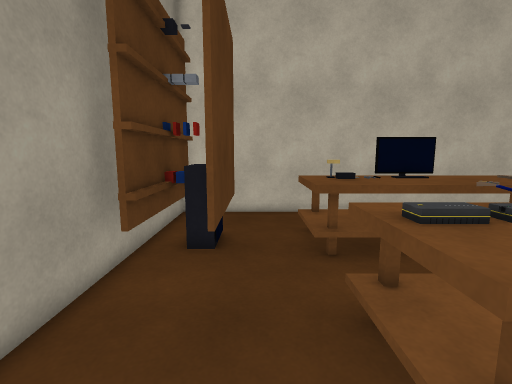
view 1 (above)

16 first-person views from a walk through a scene from a Unity 3-D project. The camera is 1.5 m above the floor, tilts 8° down and sees 85° across. The floor is counted in squares, 0.5 m on a side. Each view is taken from the middle of a square. On the plan, view 1 faces up. The plan holds only what a view shows up to about 20 squares ahead; the rest is blank. The place goes on beyond the plan. The player character is not drawn.

view 2
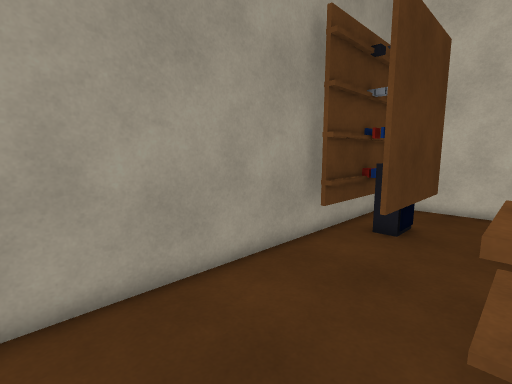

view 3
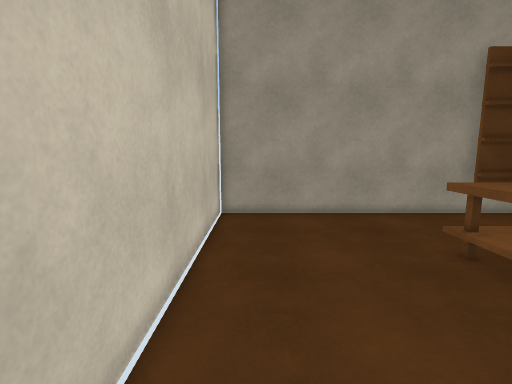

view 4
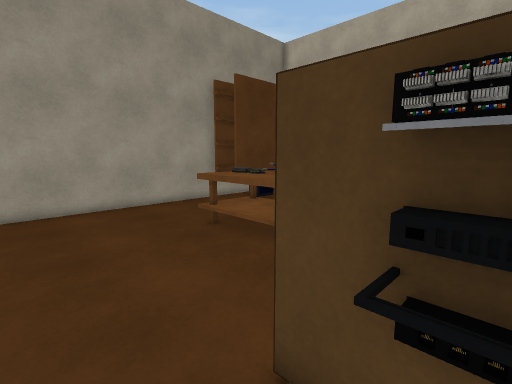

view 5
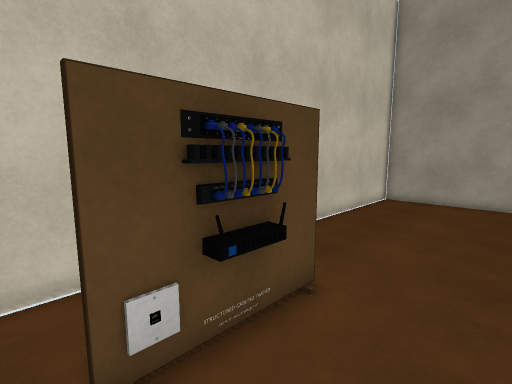

view 6
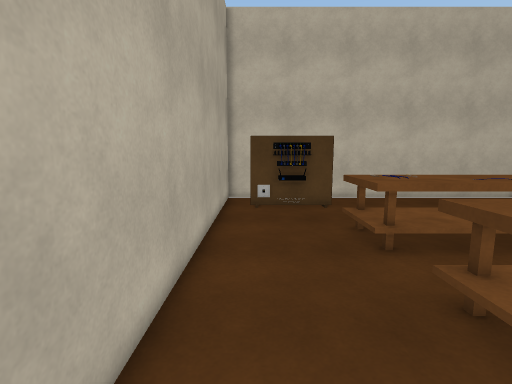

view 7
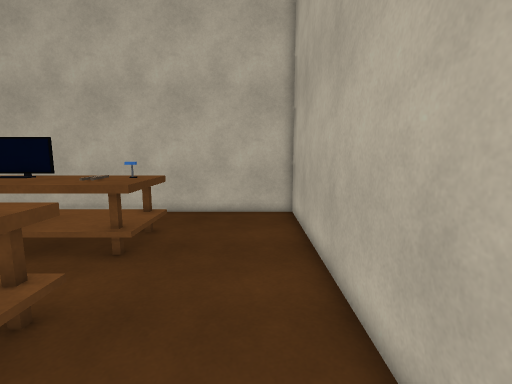

view 8
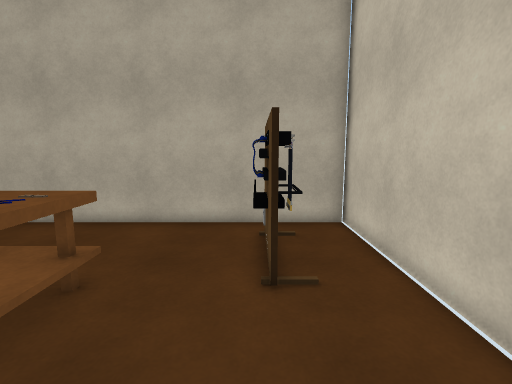

view 9
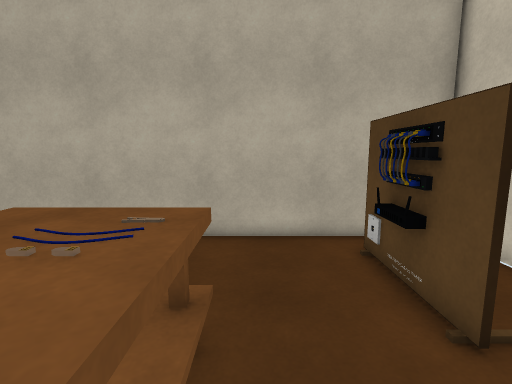

view 10
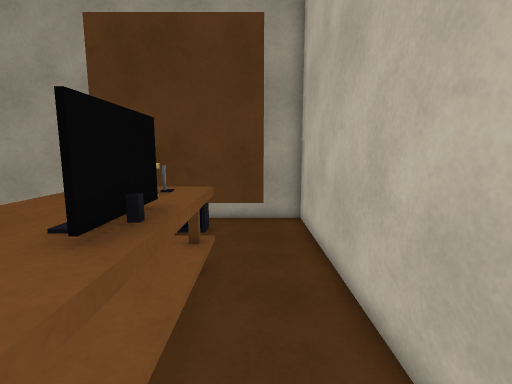

view 11
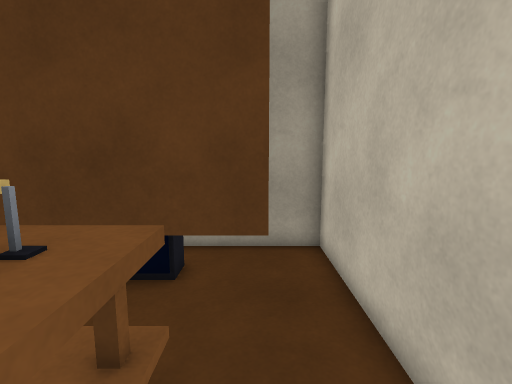

view 12
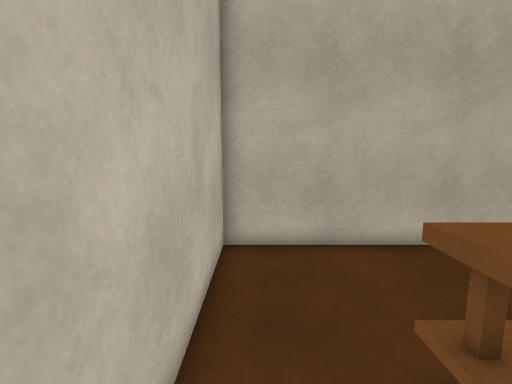

view 13
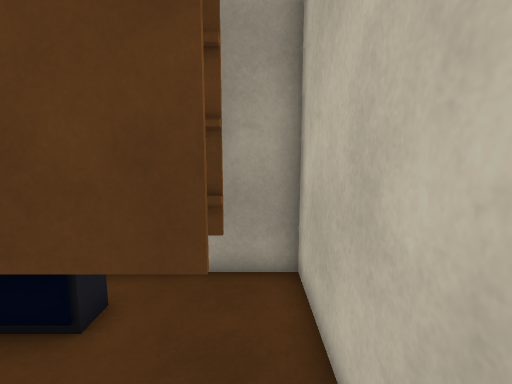

view 14
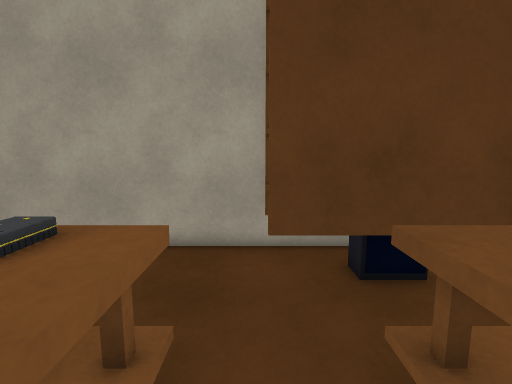

view 15
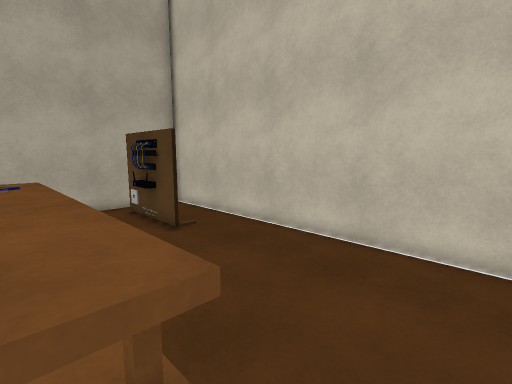

view 16
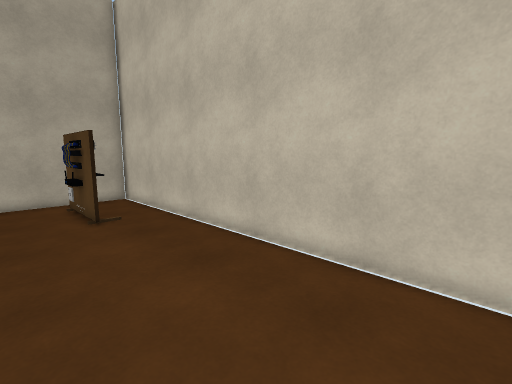

### Floor plan
Key: @ floor where view 1 was taken; # wall or solid block; . floor; T thing the floor can be seen under or through; O other object.
Columns run from 4 left of view 1 to 16 right of it. Each row starts with its distance up from view 1.
 14 #####################
 13 #...........  ......#
 12 ##.#.......  .......#
 11 ##.O..#########.....#
 10 ###O..######### ....#
  9 #O#O..######### ....#
  8 ###O..######### ....#
  7 ##.O.....   ........#
  6 ##.....  . .........#
  5 #.....######### ....#
  4 #.....#######TT ....#
  3 #.....####TTTTT ....#
  2 #.....####TTTTTT....#
  1 #...................#
  0 #...@...............#
 -1 #...................#
 -2 #.............#####.#
 -3 #.............#####.#
 -4 #...................#
 -5 #...................#
 -6 #####################

Where each view was taken, in squares from view 1:
view 1: 0 up, 0 right, facing up
view 2: 2 down, 2 right, facing up-left
view 3: 4 down, 10 right, facing left
view 4: 5 down, 12 right, facing up-left
view 5: 1 up, 15 right, facing down-left
view 6: 13 up, 14 right, facing down
view 7: 0 up, 14 right, facing up
view 8: 2 down, 4 right, facing right
view 9: 1 up, 6 right, facing right
view 10: 12 up, 9 right, facing left
view 11: 12 up, 5 right, facing left
view 12: 13 up, 7 right, facing right
view 13: 13 up, 3 right, facing left
view 14: 6 up, 5 right, facing left
view 15: 3 up, 0 right, facing down-right
view 16: 1 up, 3 left, facing down-right
